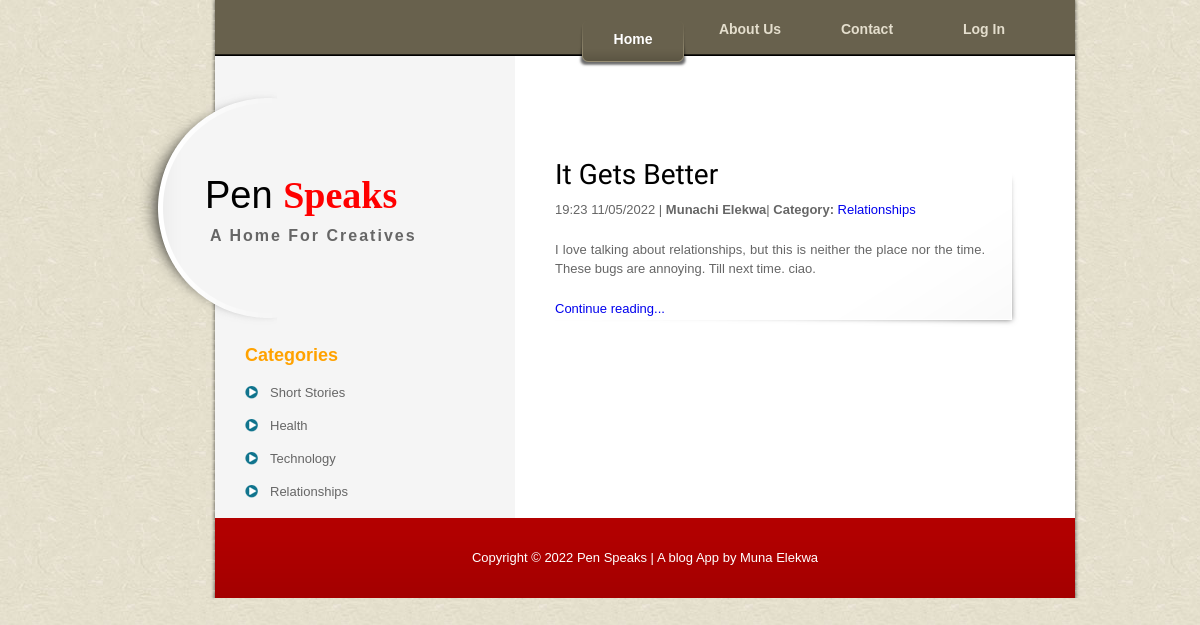
Page /relationships on the committed database.
### models.py (models this page shows, shortened)
class Blogpost(db.Model):
    id = db.Column(db.Integer, primary_key=True)
    title = db.Column(db.String(255), nullable=False)
    content = db.Column(db.Text, nullable=False)
    category = db.Column(db.String(255), nullable=False)
    date_posted = db.Column(db.DateTime, nullable=False, default=datetime.utcnow)
    user_id = db.Column(db.Integer, db.ForeignKey('user.id'))

class User(db.Model, UserMixin):
    id = db.Column(db.Integer(), primary_key=True)
    firstname = db.Column(db.String(255), nullable=False)
    lastname = db.Column(db.String(255), nullable=False)
    email = db.Column(db.String(255), nullable=False, unique=True)
    password = db.Column(db.String(60), nullable=False)
    posts = db.relationship('Blogpost', backref='author', lazy=True)

### app.py (the view)
@app.route('/relationships')
def relationships():
    posts = Blogpost.query.filter_by(category='Relationships').all()
    return render_template('index.html', posts=posts)

### templates/index.html (shortened to what this page needs)
{% extends 'layout.html' %}
{% block nav %}
{% if current_user.is_authenticated %}
    <ul>
        <li><a href="/" class="current">Home</a></li>
        <li><a href="/about">About Us</a></li>
        <li><a href="/contact">Contact</a></li>
        <li><a href="/my posts">Posts</a></li>
        <li><a href="/logout">Log Out</a></li>
    </ul>
{% else %}
    <ul>
        <li><a href="/" class="current">Home</a></li>
        <li><a href="/about">About Us</a></li>
        <li><a href="/contact">Contact</a></li>
        <li><a href="/login">Log In</a></li>
    </ul>
{% endif %}
{% endblock nav %}
        {% block content %}
    {% for post in posts %}
        <div class="post_section">
            {% if post.user_id == current_user.id %}
                <h2><a href="{{ url_for('post', post_id=post.id) }}" class="post_title">{{ post.title }}</a></h2>
                <p>{{ post.date_posted.strftime("%H:%M  %m/%d/%Y") }} | <strong>{{ post.author.firstname }} {{ post.author.lastname }}</strong>| <strong>Category:</strong> <a href="{{ url_for('cat', post_cat=post.category) }}">{{ post.category }}</a></p>
                <p>{{ post.content }}</p><a href="{{ url_for('post', post_id=post.id) }}">Continue reading...</a>
                <div class="update">
                    <button><a href="{{ url_for('edit_post', post_id=post.id) }}" class="post_btn">Edit</a></button>
                    <button><a href="{{ url_for('del_post', post_id=post.id) }}" class="post_btn">Delete</a></button>
                </div>
            {% else %}
                <h2><a href="{{ url_for('post', post_id=post.id) }}" class="post_title">{{ post.title }}</a></h2>
                <p>{{ post.date_posted.strftime("%H:%M  %m/%d/%Y") }} | <strong>{{post.author.firstname}} {{ post.author.lastname}}</strong>| <strong>Category:</strong> <a href="{{ url_for('cat', post_cat=post.category) }}">{{ post.category }}</a></p>
                <p>{{ post.content }}</p>
                <a href="{{ url_for('post', post_id=post.id) }}">Continue reading...</a>
            {% endif %}
        </div>
    {% endfor %}
    {% endblock content %}

### static/style.css (style rules this page uses)
body { margin: 0px; padding: 0px; color: #666; font-family: Helevetica,Arial,sans-serif; font-size: 13px; line-height:1.5em; background-image: url(images/templatemo_body.jpg); background-repeat: repeat; }
a, a:link, a:visited { text-decoration: none; }
p { margin: 0px; padding: 0 0 10px 0; }
h2 { font-size: 28px; font-weight: normal; line-height: 28px; margin: 0 0 30px 0; padding: 0; color: #c7a902; }
#templatemo_menu ul { float: right; margin: 0; padding: 0; list-style: none; }
#templatemo_menu ul li { padding: 0px; margin: 0px; display: inline; }
#templatemo_menu ul li a { float: left; display: block; width: 112px; height: 48px; padding: 0; margin: 0 5px 0 0 ; font-size: 14px; text-align: center; text-decoration: none; color: #e4decd; font-weight: bold; outline: none; border: none; }
#templatemo_menu ul li a:hover, #templatemo_menu ul li .current { height: 38px; padding-top: 10px; color: #fff; background: url(images/templatemo_menu_hover.png) bottom no-repeat; }
.post_section { clear: both; position: relative; padding: 0 60px 10px 0; margin: 40px 0; background: url(images/templatemo_post_bottom.png) bottom left no-repeat; }
.post_section h2 { margin: 0; padding: 10px 0 10px 0; line-height: 30px; }
.post_section p { text-align: justify; margin-bottom: 10px; }
.post_title { color: black; font-family: 'Itim', cursive; }

### rows in the picture
Blogpost: title "It Gets Better", date_posted "19:23 11/05/2022", author.firstname "Munachi", author.lastname "Elekwa", category "Relationships", content "I love talking about relationships, but this is neither the place nor the time. These bugs are annoying. Till next time. ciao."
